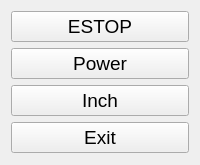
     <widget class="QFrame" name="">
      <property name="sizePolicy">
       <sizepolicy hsizetype="Preferred" vsizetype="Fixed">
        <horstretch>0</horstretch>
        <verstretch>0</verstretch>
       </sizepolicy>
      </property>
      <property name="maximumSize">
       <size>
        <width>16777215</width>
        <height>523</height>
       </size>
      </property>
      <layout class="QVBoxLayout" name="verticalLayout">
       <property name="bottomMargin">
        <number>12</number>
       </property>
       <item>
        <widget class="QPushButton" name="estop_pb">
         <property name="sizePolicy">
          <sizepolicy hsizetype="Minimum" vsizetype="MinimumExpanding">
           <horstretch>0</horstretch>
           <verstretch>0</verstretch>
          </sizepolicy>
         </property>
         <property name="font">
          <font>
           <pointsize>14</pointsize>
          </font>
         </property>
         <property name="text">
          <string>ESTOP</string>
         </property>
         <property name="checkable">
          <bool>true</bool>
         </property>
        </widget>
       </item>
       <item>
        <widget class="QPushButton" name="power_pb">
         <property name="sizePolicy">
          <sizepolicy hsizetype="Minimum" vsizetype="MinimumExpanding">
           <horstretch>0</horstretch>
           <verstretch>0</verstretch>
          </sizepolicy>
         </property>
         <property name="font">
          <font>
           <pointsize>14</pointsize>
          </font>
         </property>
         <property name="text">
          <string>Power</string>
         </property>
         <property name="checkable">
          <bool>true</bool>
         </property>
        </widget>
       </item>
       <item>
        <widget class="QPushButton" name="units_pb">
         <property name="sizePolicy">
          <sizepolicy hsizetype="Minimum" vsizetype="MinimumExpanding">
           <horstretch>0</horstretch>
           <verstretch>0</verstretch>
          </sizepolicy>
         </property>
         <property name="font">
          <font>
           <pointsize>14</pointsize>
          </font>
         </property>
         <property name="text">
          <string>Inch</string>
         </property>
        </widget>
       </item>
       <item>
        <widget class="QPushButton" name="quit_pb">
         <property name="sizePolicy">
          <sizepolicy hsizetype="Minimum" vsizetype="MinimumExpanding">
           <horstretch>0</horstretch>
           <verstretch>0</verstretch>
          </sizepolicy>
         </property>
         <property name="font">
          <font>
           <pointsize>14</pointsize>
          </font>
         </property>
         <property name="layoutDirection">
          <enum>Qt::LeftToRight</enum>
         </property>
         <property name="text">
          <string>Exit</string>
         </property>
         <property name="checkable">
          <bool>false</bool>
         </property>
        </widget>
       </item>
      </layout>
     </widget>
